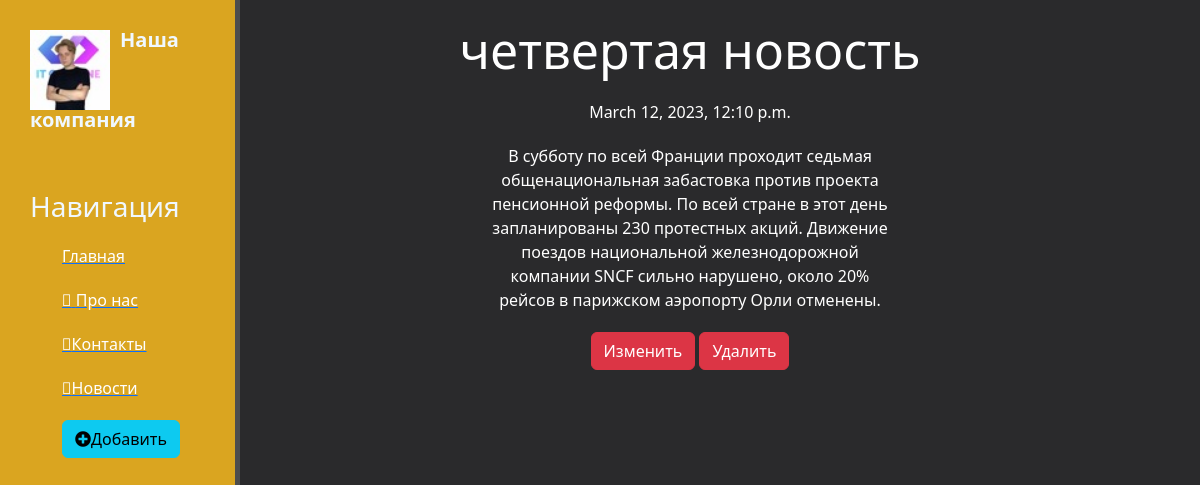
Screenshot of /news/12 with the database file from the repository.
### news/models.py (models this page shows, shortened)
class Article(models.Model):
    title = models.CharField('Название', max_length=55, default='')
    anons = models.CharField('Анонс', max_length=255)
    full_text = models.TextField('Статья')
    date = models.DateTimeField('Дата публикации')
    class Meta:
        verbose_name = 'Новость'
        verbose_name_plural = 'Новости'

### news/views.py (the view)
# urls.py: path('<int:pk>', views.NewDetailView.as_view(), name='news-detail'),
class NewDetailView(DetailView):
    model = Article
    template_name = 'news/detail_view.html'
    context_object_name = 'article'

### news/templates/news/detail_view.html (shortened to what this page needs)
{% extends 'main/base.html' %}
{% block content %}
    <div class="features">
        <h1>{{ article.title }}</h1>
        <p>{{ article.date }}</p>
        <p>{{ article.full_text }}</p>
        <a href="{% url 'news-update' article.id %}" class="btn btn-danger">Изменить</a>
        <a href="{% url 'news-delete' article.id %}" class="btn btn-danger">Удалить</a>
    </div>
{% endblock %}

### main/static/main/css/main.css (style rules this page uses)
body { background: #2a2a2c; }
main .features { float: left; color: #fff; margin-top: 20px; text-align: center; width: 75%; }
main .features h1 { font-size: 50px }
main .features p { max-width: 400px; margin: 20px auto }

### rows the page displays
Article: title "четвертая новость", date "March 12, 2023, 12:10 p.m.", full_text "В субботу по всей Франции проходит седьмая общенациональная забастовка против проекта пенсионной реформы. По всей стране в этот день запланированы 230 протестных акций. Движение поездов национальной железнодорожной компании SNCF сильно нарушено, около 20% рейсов в парижском аэропорту Орли отменены."
